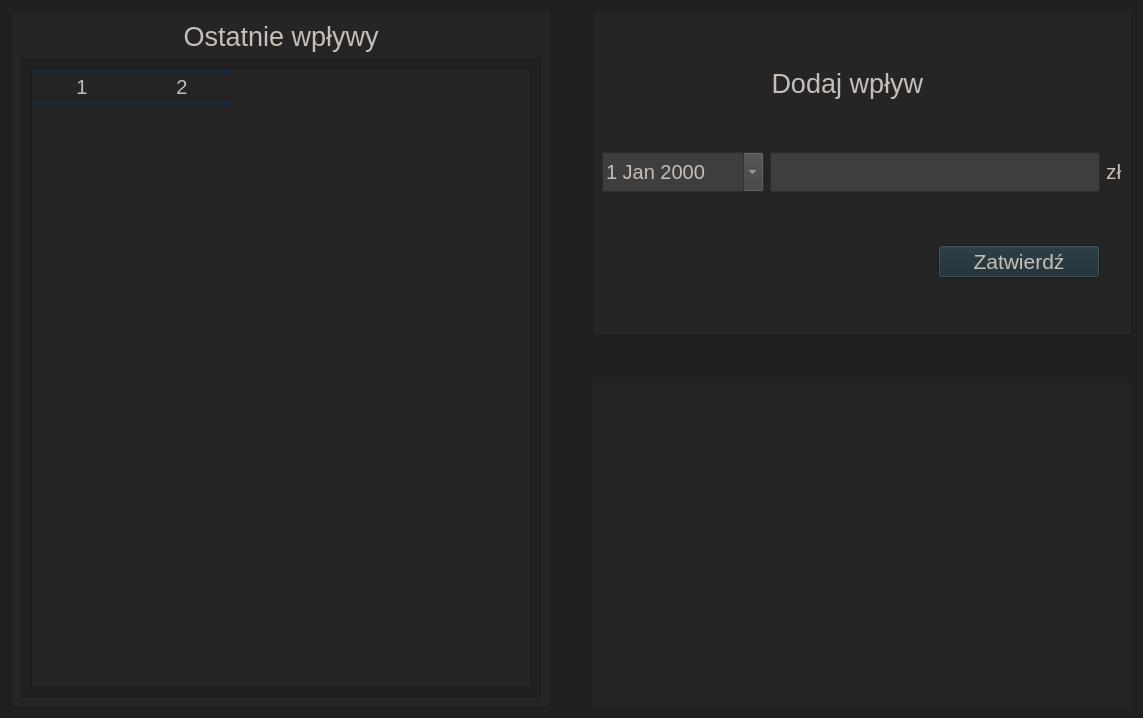
<?xml version="1.0" encoding="UTF-8"?>
<ui version="4.0">
 <class>incomes_tab</class>
 <widget class="QWidget" name="incomes_tab">
  <property name="geometry">
   <rect>
    <x>0</x>
    <y>0</y>
    <width>1143</width>
    <height>718</height>
   </rect>
  </property>
  <property name="windowTitle">
   <string>Form</string>
  </property>
  <property name="styleSheet">
   <string notr="true">QWidget{
background-color: #202020;
}

QFrame{
background-color: #252525;
}

#chart{
background-color: #252525;
}

QLabel{
color:#C8BEB7;
}

QPushButton {
background-color: #182B32;
color: #c8beb7;
}

QLineEdit {
background-color: #3e3e3e;
color: #c8beb7;
}

QDateEdit {
background-color: #3e3e3e;
color: #c8beb7;
}

QListWidget { color: #c8beb7; }
QHeaderView::section {
    background-color: transparent;  /* brak tła */
    color:#C8BEB7;  /* kolor napisu */
	 border-top: 4px solid  #182B32;
    border-bottom: 4px solid  #182B32;;
	border-left: none;
    border-right: none;
 font-size: 20px;  /* Ustawienie rozmiaru czcionki */
}

QTableWidget::item {
    font-size: 20px;
     color:#C8BEB7
}
QTableWidget::item:selected {
        background-color:  #252525; 
color:#C8BEB7 ;
        border: 2px solid #C8BEB7;     
    }

</string>
  </property>
  <layout class="QGridLayout" name="gridLayout">
   <item row="1" column="2">
    <spacer name="verticalSpacer">
     <property name="orientation">
      <enum>Qt::Vertical</enum>
     </property>
     <property name="sizeType">
      <enum>QSizePolicy::Fixed</enum>
     </property>
     <property name="sizeHint" stdset="0">
      <size>
       <width>20</width>
       <height>35</height>
      </size>
     </property>
    </spacer>
   </item>
   <item row="0" column="0" rowspan="3">
    <widget class="QFrame" name="frame">
     <property name="sizePolicy">
      <sizepolicy hsizetype="Preferred" vsizetype="Preferred">
       <horstretch>0</horstretch>
       <verstretch>0</verstretch>
      </sizepolicy>
     </property>
     <property name="frameShape">
      <enum>QFrame::StyledPanel</enum>
     </property>
     <property name="frameShadow">
      <enum>QFrame::Raised</enum>
     </property>
     <layout class="QGridLayout" name="gridLayout_2">
      <item row="1" column="0">
       <widget class="QScrollArea" name="scrollArea">
        <property name="sizePolicy">
         <sizepolicy hsizetype="Preferred" vsizetype="Preferred">
          <horstretch>0</horstretch>
          <verstretch>0</verstretch>
         </sizepolicy>
        </property>
        <property name="widgetResizable">
         <bool>true</bool>
        </property>
        <widget class="QWidget" name="scrollAreaWidgetContents">
         <property name="geometry">
          <rect>
           <x>0</x>
           <y>0</y>
           <width>517</width>
           <height>640</height>
          </rect>
         </property>
         <layout class="QGridLayout" name="gridLayout_4">
          <item row="0" column="0">
           <widget class="QTableWidget" name="incomes_list">
            <property name="font">
             <font>
              <pointsize>13</pointsize>
             </font>
            </property>
            <property name="styleSheet">
             <string notr="true"/>
            </property>
            <property name="editTriggers">
             <set>QAbstractItemView::NoEditTriggers</set>
            </property>
            <property name="tabKeyNavigation">
             <bool>false</bool>
            </property>
            <property name="showDropIndicator" stdset="0">
             <bool>false</bool>
            </property>
            <property name="dragDropOverwriteMode">
             <bool>false</bool>
            </property>
            <property name="textElideMode">
             <enum>Qt::ElideRight</enum>
            </property>
            <property name="showGrid">
             <bool>false</bool>
            </property>
            <property name="wordWrap">
             <bool>false</bool>
            </property>
            <property name="cornerButtonEnabled">
             <bool>false</bool>
            </property>
            <property name="rowCount">
             <number>0</number>
            </property>
            <property name="columnCount">
             <number>2</number>
            </property>
            <attribute name="horizontalHeaderVisible">
             <bool>true</bool>
            </attribute>
            <attribute name="horizontalHeaderCascadingSectionResizes">
             <bool>false</bool>
            </attribute>
            <attribute name="horizontalHeaderShowSortIndicator" stdset="0">
             <bool>false</bool>
            </attribute>
            <attribute name="horizontalHeaderStretchLastSection">
             <bool>false</bool>
            </attribute>
            <attribute name="verticalHeaderVisible">
             <bool>false</bool>
            </attribute>
            <attribute name="verticalHeaderCascadingSectionResizes">
             <bool>false</bool>
            </attribute>
            <attribute name="verticalHeaderHighlightSections">
             <bool>true</bool>
            </attribute>
            <attribute name="verticalHeaderStretchLastSection">
             <bool>false</bool>
            </attribute>
            <column/>
            <column/>
           </widget>
          </item>
         </layout>
        </widget>
       </widget>
      </item>
      <item row="0" column="0">
       <widget class="QLabel" name="label">
        <property name="sizePolicy">
         <sizepolicy hsizetype="Preferred" vsizetype="Fixed">
          <horstretch>0</horstretch>
          <verstretch>0</verstretch>
         </sizepolicy>
        </property>
        <property name="font">
         <font>
          <pointsize>20</pointsize>
         </font>
        </property>
        <property name="text">
         <string>Ostatnie wpływy</string>
        </property>
        <property name="alignment">
         <set>Qt::AlignCenter</set>
        </property>
       </widget>
      </item>
     </layout>
    </widget>
   </item>
   <item row="0" column="1">
    <spacer name="horizontalSpacer">
     <property name="orientation">
      <enum>Qt::Horizontal</enum>
     </property>
     <property name="sizeType">
      <enum>QSizePolicy::Fixed</enum>
     </property>
     <property name="sizeHint" stdset="0">
      <size>
       <width>35</width>
       <height>20</height>
      </size>
     </property>
    </spacer>
   </item>
   <item row="0" column="2">
    <widget class="QFrame" name="frame_2">
     <property name="frameShape">
      <enum>QFrame::StyledPanel</enum>
     </property>
     <property name="frameShadow">
      <enum>QFrame::Raised</enum>
     </property>
     <layout class="QGridLayout" name="gridLayout_3">
      <item row="1" column="4">
       <widget class="QLabel" name="label_3">
        <property name="sizePolicy">
         <sizepolicy hsizetype="Fixed" vsizetype="Fixed">
          <horstretch>0</horstretch>
          <verstretch>0</verstretch>
         </sizepolicy>
        </property>
        <property name="font">
         <font>
          <pointsize>16</pointsize>
         </font>
        </property>
        <property name="text">
         <string>zł</string>
        </property>
       </widget>
      </item>
      <item row="0" column="0" colspan="3">
       <widget class="QLabel" name="label_2">
        <property name="sizePolicy">
         <sizepolicy hsizetype="Preferred" vsizetype="Fixed">
          <horstretch>0</horstretch>
          <verstretch>0</verstretch>
         </sizepolicy>
        </property>
        <property name="font">
         <font>
          <pointsize>20</pointsize>
         </font>
        </property>
        <property name="text">
         <string>Dodaj wpływ </string>
        </property>
        <property name="alignment">
         <set>Qt::AlignCenter</set>
        </property>
       </widget>
      </item>
      <item row="2" column="2">
       <widget class="QPushButton" name="confirm_button">
        <property name="minimumSize">
         <size>
          <width>0</width>
          <height>30</height>
         </size>
        </property>
        <property name="font">
         <font>
          <pointsize>16</pointsize>
         </font>
        </property>
        <property name="text">
         <string>Zatwierdź</string>
        </property>
       </widget>
      </item>
      <item row="1" column="1" colspan="2">
       <widget class="QLineEdit" name="lineEdit">
        <property name="sizePolicy">
         <sizepolicy hsizetype="Preferred" vsizetype="Fixed">
          <horstretch>0</horstretch>
          <verstretch>0</verstretch>
         </sizepolicy>
        </property>
        <property name="minimumSize">
         <size>
          <width>0</width>
          <height>40</height>
         </size>
        </property>
        <property name="clearButtonEnabled">
         <bool>true</bool>
        </property>
       </widget>
      </item>
      <item row="1" column="0">
       <widget class="QDateEdit" name="date">
        <property name="minimumSize">
         <size>
          <width>0</width>
          <height>40</height>
         </size>
        </property>
        <property name="font">
         <font>
          <pointsize>15</pointsize>
         </font>
        </property>
        <property name="styleSheet">
         <string notr="true">QCalendarWidget QWidget { background-color: #c8beb7; }    /* calosc */ 

QCalendarWidget QWidget { alternate-background-color: #c8beb7; } /* naglowek z nazwami dni */

QCalendarWidget QToolButton { color: black; }    /* najwyzszy naglowek - czcionka*/</string>
        </property>
        <property name="calendarPopup">
         <bool>true</bool>
        </property>
       </widget>
      </item>
     </layout>
    </widget>
   </item>
   <item row="2" column="2">
    <widget class="QChartView" name="chart" native="true">
     <property name="sizePolicy">
      <sizepolicy hsizetype="Minimum" vsizetype="Minimum">
       <horstretch>0</horstretch>
       <verstretch>0</verstretch>
      </sizepolicy>
     </property>
    </widget>
   </item>
  </layout>
 </widget>
 <customwidgets>
  <customwidget>
   <class>QChartView</class>
   <extends>QWidget</extends>
   <header>PyQt5.QtChart</header>
   <container>1</container>
  </customwidget>
 </customwidgets>
 <resources/>
 <connections/>
</ui>
